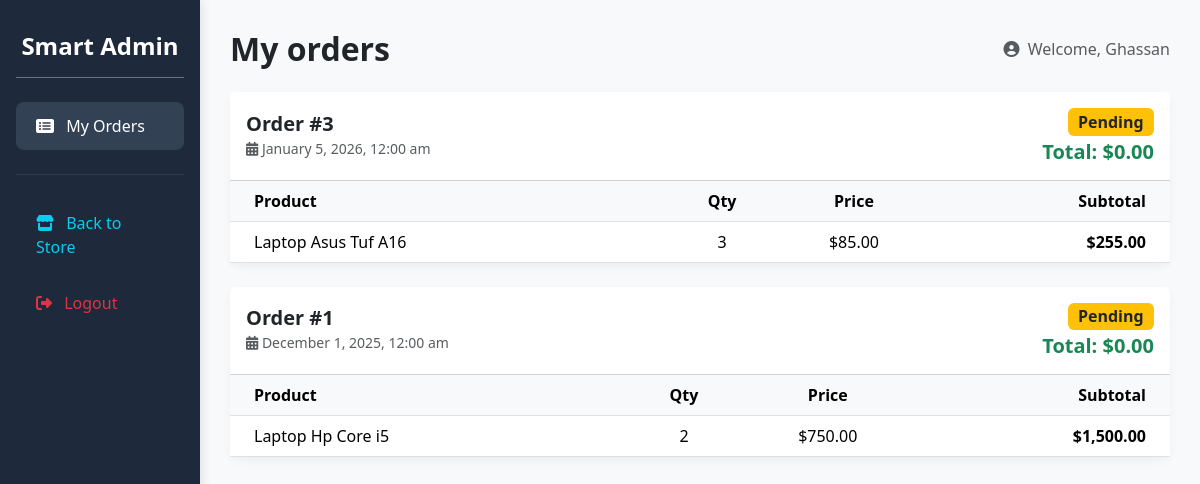
/admin.php (signed in), run on the app's committed database.
### tables this page shows
create table Order_Items (
    order_id int,
    pro_id int,
    quantity int not null check (quantity > 0),
    unit_price decimal(10,2) not null,
    primary key (order_id, pro_id),
    foreign key (order_id) references Orders(order_id)on delete cascade on update cascade,
    foreign key (pro_id) references Products(pro_id)on delete cascade on update cascade
);

create table Orders (
    order_id int primary key auto_increment,
    order_date date not null,
    status enum('pending','shipped','delivered','cancelled') default 'pending',
    total_amount decimal(10,2) default 0,
    cust_id int,
    created_at timestamp default current_timestamp,
    foreign key (cust_id) references Customers(cust_id)on delete set null on update cascade
);

create table Products (
    pro_id int primary key auto_increment,
    pro_name varchar(150) not null,
    description text,
    price decimal(10,2) not null check (price > 0),
	discount decimal(5,2) default 0 check (discount >= 0),
    stock int default 0 check (stock >= 0),
    image VARCHAR(255),
    created_at timestamp default current_timestamp,
    updated_at TIMESTAMP default current_timestamp on update current_timestamp,
    cat_id int,
    foreign key (cat_id) references Categories(cat_id)on delete set null on update cascade
);

### admin.php (the view, shortened to what this page needs)
<?php
include 'config/db.php';
$section = $_GET['section'] ?? 'my_orders';
?>
<!DOCTYPE html>
<html lang="en">
<head>
    <link href="https://cdn.jsdelivr.net/npm/bootstrap@5.3.2/dist/css/bootstrap.min.css" rel="stylesheet">
    <link href="https://cdnjs.cloudflare.com/ajax/libs/font-awesome/6.5.0/css/all.min.css" rel="stylesheet">
</head>
<body>
<div class="container-fluid p-0">
    <div class="row g-0"> <div class="sidebar col-md-3 col-lg-2 p-3 text-white">
            <h4 class="text-center fw-bold py-3 mb-4 border-bottom border-secondary">Smart Admin</h4>
            <a href="admin.php?section=my_orders" class="<?= $section=='my_orders'?'active':'' ?>">
                <i class="fa fa-list-alt me-2"></i> My Orders
            </a>
            <hr class="border-secondary my-4">
            <a href="products.php" class="text-info">
                <i class="fa fa-store me-2"></i> Back to Store
            </a>
            <a href="auth.php?action=logout" class="text-danger mt-2">
                <i class="fa fa-sign-out-alt me-2"></i> Logout
            </a>
        </div>
        <div class="col-md-9 col-lg-10 content-area"> <div class="d-flex justify-content-between align-items-center mb-4">
                <h2 class="fw-bold m-0 text-dark">
                    <?= ucfirst(str_replace('_', ' ', $section)) ?>
                </h2>
                <div class="text-muted">
                    <i class="fa fa-user-circle me-1"></i> Welcome, <?= htmlspecialchars($_SESSION['user_name']) ?>
                </div>
            </div>
            <?php if ($section == "my_orders"): ?>
                <?php
                $cust_id = $_SESSION['user_id'];
                $query = "
                    SELECT o.order_id, o.order_date, o.status, o.total_amount,
                           oi.pro_id, oi.quantity, oi.unit_price, p.pro_name
                    FROM Orders o JOIN Order_Items oi ON o.order_id = oi.order_id
                    JOIN Products p ON oi.pro_id = p.pro_id WHERE o.cust_id=? ORDER BY o.order_date DESC
                ";
                $stmt = $conn->prepare($query);
                $stmt->bind_param("i", $cust_id);
                $stmt->execute();
                $result = $stmt->get_result();
                $my_orders = [];
                while ($row = $result->fetch_assoc()) {
                    $oid = $row['order_id'];
                    if (!isset($my_orders[$oid])) {
                        $my_orders[$oid] = [
                            'date' => $row['order_date'],
                            'status' => $row['status'],
                            'total' => $row['total_amount'],
                            'items' => []
                        ];
                    }
                    $my_orders[$oid]['items'][] = $row;
                }
                ?>
                <?php if (empty($my_orders)): ?>
                    <div class="alert alert-info text-center py-5">
                        <i class="fa fa-box-open fa-3x mb-3 text-muted"></i>
                        <h4>You haven't placed any orders yet.</h4>
                        <a href="products.php" class="btn btn-primary mt-3">Start Shopping</a>
                    </div>
                <?php else: ?>
                    <div class="row">
                    <?php foreach ($my_orders as $order_id => $order_data): ?>
                        <div class="col-12 mb-4">
                            <div class="card dashboard-card">
                                <div class="card-header bg-white d-flex justify-content-between align-items-center p-3">
                                    <div>
                                        <h5 class="m-0 fw-bold">Order #<?= $order_id ?></h5>
                                        <small class="text-muted"><i class="fa fa-calendar-alt"></i> <?= date('F j, Y, g:i a', strtotime($order_data['date'])) ?></small>
                                    </div>
                                    <div class="text-end">
                                        <span class="badge bg-<?= $order_data['status']=='delivered'?'success':($order_data['status']=='pending'?'warning text-dark':($order_data['status']=='cancelled'?'danger':'primary')) ?> fs-6 mb-1">
                                            <?= ucfirst($order_data['status']) ?>
                                        </span>
                                        <h5 class="m-0 text-success fw-bold">Total: $<?= number_format($order_data['total'], 2) ?></h5>
                                    </div>
                                </div>
                                <div class="card-body p-0">
                                    <div class="table-responsive"> <table class="table table-borderless m-0 mb-0">
                                            <thead class="table-light border-bottom">
                                                <tr>
                                                    <th class="ps-4">Product</th>
                                                    <th class="text-center">Qty</th>
                                                    <th class="text-center">Price</th>
                                                    <th class="text-end pe-4">Subtotal</th>
                                                </tr>
                                            </thead>
                                            <tbody>
                                                <?php foreach ($order_data['items'] as $item): ?>
                                                <tr class="border-bottom">
                                                    <td class="ps-4"><?= htmlspecialchars($item['pro_name']) ?></td>
                                                    <td class="text-center"><?= $item['quantity'] ?></td>
                                                    <td class="text-center">$<?= number_format($item['unit_price'], 2) ?></td>
                                                    <td class="text-end pe-4 fw-bold">$<?= number_format($item['quantity'] * $item['unit_price'], 2) ?></td>
                                                </tr>
                                                <?php endforeach; ?>
                                            </tbody>
                                        </table>
                                    </div>
                                </div>
                            </div>
                        </div>
                    <?php endforeach; ?>
                    </div>
                <?php endif; ?>
            <?php endif; ?>
        </div>
    </div>
</div>
</body>
</html>

### admin.php (style rules this page uses)
body { background-color: #f8f9fa; overflow-x: hidden; }
.sidebar { min-height: 100vh; background-color: #1E293B; box-shadow: 2px 0 10px rgba(0,0,0,0.1); }
.sidebar a { color: #cbd5e1; text-decoration: none; padding: 12px 20px; display: block; border-radius: 8px; margin-bottom: 5px; transition: 0.3s; }
.sidebar a:hover, .sidebar a.active { background-color: #334155; color: #fff; }
.dashboard-card { border: none; border-radius: 12px; box-shadow: 0 4px 10px rgba(0,0,0,0.05); }
.content-area { padding: 30px; }

### data on the page
order_items: order_id "3", order.order_date "January 5, 2026, 12:00 am", order.status "Pending", order.total_amount "0.00", pro.pro_name "Laptop Asus Tuf A16", quantity "3", unit_price "85.00", $item['quantity'] * $item['unit_price'] "255.00"
order_items: order_id "1", order.order_date "December 1, 2025, 12:00 am", order.status "Pending", order.total_amount "0.00", pro.pro_name "Laptop Hp Core i5", quantity "2", unit_price "750.00", $item['quantity'] * $item['unit_price'] "1,500.00"

### other printed values
str_replace('_', ' ', $section) "My orders"
$_SESSION['user_name'] "Ghassan"
